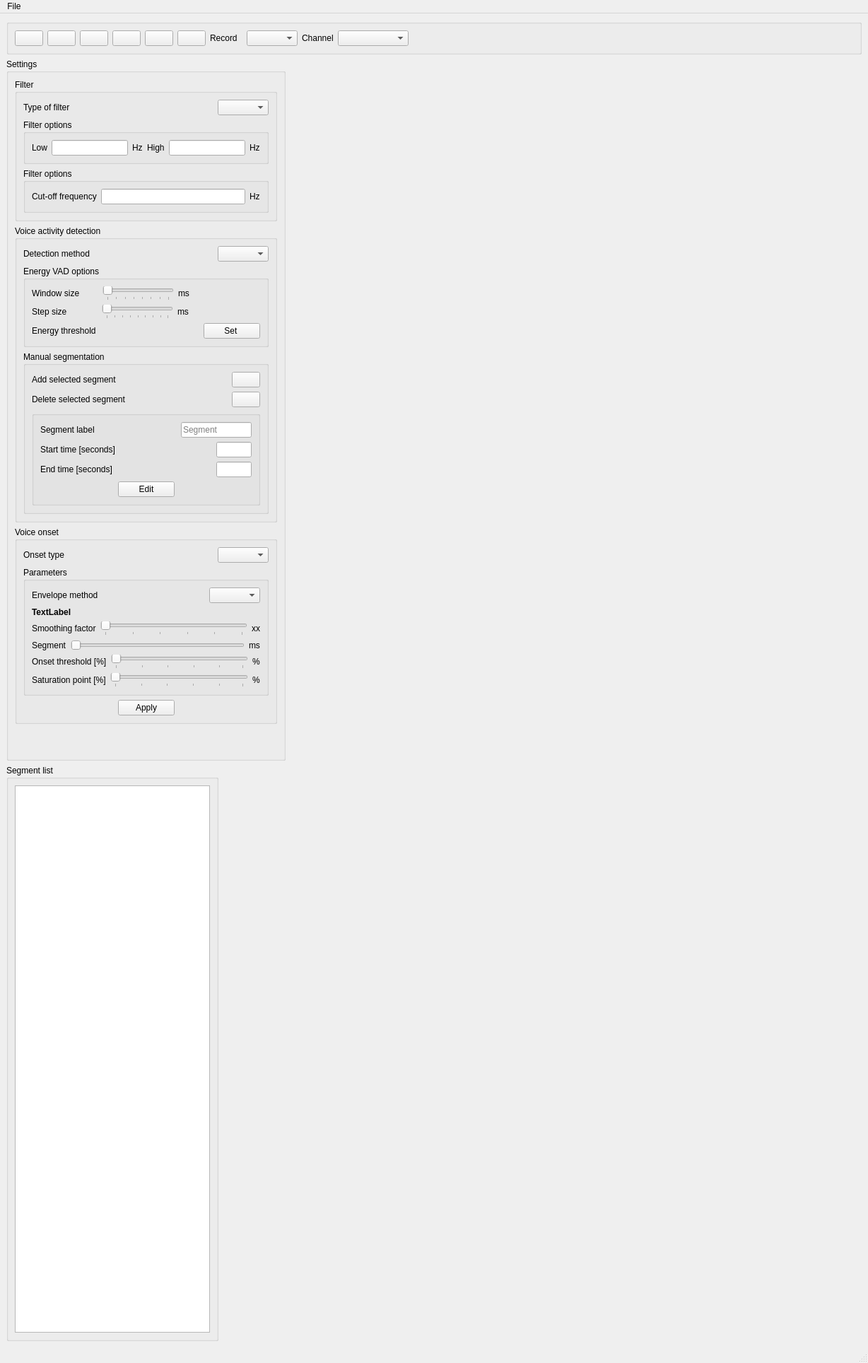
<?xml version="1.0" encoding="UTF-8"?>
<ui version="4.0">
 <class>SegmentationWindow</class>
 <widget class="QMainWindow" name="SegmentationWindow">
  <property name="geometry">
   <rect>
    <x>0</x>
    <y>0</y>
    <width>1228</width>
    <height>1928</height>
   </rect>
  </property>
  <property name="windowTitle">
   <string>VOAT- Segmentation</string>
  </property>
  <widget class="QWidget" name="centralwidget">
   <layout class="QGridLayout" name="gridLayout">
    <item row="0" column="0" colspan="2">
     <widget class="QGroupBox" name="groupBox_4">
      <property name="enabled">
       <bool>true</bool>
      </property>
      <property name="sizePolicy">
       <sizepolicy hsizetype="Expanding" vsizetype="Preferred">
        <horstretch>0</horstretch>
        <verstretch>0</verstretch>
       </sizepolicy>
      </property>
      <property name="maximumSize">
       <size>
        <width>16777215</width>
        <height>16777215</height>
       </size>
      </property>
      <property name="title">
       <string/>
      </property>
      <layout class="QHBoxLayout" name="horizontalLayout_27">
       <item>
        <layout class="QHBoxLayout" name="horizontalLayout_2">
         <item>
          <widget class="QPushButton" name="btnSaveResults">
           <property name="toolTip">
            <string>Save results</string>
           </property>
           <property name="text">
            <string/>
           </property>
           <property name="icon">
            <iconset>
             <normaloff>resources/save_icon.png</normaloff>resources/save_icon.png</iconset>
           </property>
           <property name="iconSize">
            <size>
             <width>24</width>
             <height>24</height>
            </size>
           </property>
          </widget>
         </item>
         <item>
          <widget class="QPushButton" name="btnCutSeg">
           <property name="text">
            <string/>
           </property>
           <property name="icon">
            <iconset>
             <normaloff>resources/cut_icon.png</normaloff>resources/cut_icon.png</iconset>
           </property>
           <property name="iconSize">
            <size>
             <width>20</width>
             <height>20</height>
            </size>
           </property>
          </widget>
         </item>
         <item>
          <widget class="QPushButton" name="btnPlaySound">
           <property name="toolTip">
            <string>Play sound</string>
           </property>
           <property name="text">
            <string/>
           </property>
           <property name="icon">
            <iconset>
             <normaloff>resources/play_icon.png</normaloff>resources/play_icon.png</iconset>
           </property>
           <property name="iconSize">
            <size>
             <width>20</width>
             <height>20</height>
            </size>
           </property>
          </widget>
         </item>
         <item>
          <widget class="QPushButton" name="btnStopSound">
           <property name="toolTip">
            <string>Stop playing </string>
           </property>
           <property name="text">
            <string/>
           </property>
           <property name="icon">
            <iconset>
             <normaloff>resources/stop_iconpng.png</normaloff>resources/stop_iconpng.png</iconset>
           </property>
           <property name="iconSize">
            <size>
             <width>20</width>
             <height>20</height>
            </size>
           </property>
          </widget>
         </item>
         <item>
          <widget class="QPushButton" name="btnZoomInPlot">
           <property name="text">
            <string/>
           </property>
           <property name="icon">
            <iconset>
             <normaloff>resources/zoom_in.png</normaloff>resources/zoom_in.png</iconset>
           </property>
           <property name="iconSize">
            <size>
             <width>20</width>
             <height>20</height>
            </size>
           </property>
          </widget>
         </item>
         <item>
          <widget class="QPushButton" name="btnZoomOutPlot">
           <property name="text">
            <string/>
           </property>
           <property name="icon">
            <iconset>
             <normaloff>resources/zoom_out.png</normaloff>resources/zoom_out.png</iconset>
           </property>
           <property name="iconSize">
            <size>
             <width>20</width>
             <height>20</height>
            </size>
           </property>
          </widget>
         </item>
        </layout>
       </item>
       <item>
        <layout class="QHBoxLayout" name="horizontalLayout_4">
         <item>
          <widget class="QLabel" name="label">
           <property name="text">
            <string>Record  </string>
           </property>
          </widget>
         </item>
         <item>
          <widget class="QComboBox" name="dropRecords">
           <property name="sizePolicy">
            <sizepolicy hsizetype="Preferred" vsizetype="Fixed">
             <horstretch>0</horstretch>
             <verstretch>0</verstretch>
            </sizepolicy>
           </property>
          </widget>
         </item>
        </layout>
       </item>
       <item>
        <layout class="QHBoxLayout" name="horizontalLayout_26">
         <item>
          <widget class="QLabel" name="label_2">
           <property name="text">
            <string>Channel</string>
           </property>
          </widget>
         </item>
         <item>
          <widget class="QComboBox" name="dropSignals">
           <property name="sizePolicy">
            <sizepolicy hsizetype="MinimumExpanding" vsizetype="Fixed">
             <horstretch>0</horstretch>
             <verstretch>0</verstretch>
            </sizepolicy>
           </property>
           <property name="minimumSize">
            <size>
             <width>100</width>
             <height>0</height>
            </size>
           </property>
           <property name="maximumSize">
            <size>
             <width>100</width>
             <height>16777215</height>
            </size>
           </property>
          </widget>
         </item>
         <item>
          <spacer name="horizontalSpacer_17">
           <property name="orientation">
            <enum>Qt::Horizontal</enum>
           </property>
           <property name="sizeHint" stdset="0">
            <size>
             <width>40</width>
             <height>20</height>
            </size>
           </property>
          </spacer>
         </item>
        </layout>
       </item>
      </layout>
     </widget>
    </item>
    <item row="1" column="0">
     <widget class="QGroupBox" name="Settings_box">
      <property name="sizePolicy">
       <sizepolicy hsizetype="Fixed" vsizetype="Expanding">
        <horstretch>0</horstretch>
        <verstretch>0</verstretch>
       </sizepolicy>
      </property>
      <property name="maximumSize">
       <size>
        <width>400</width>
        <height>16777215</height>
       </size>
      </property>
      <property name="title">
       <string>Settings</string>
      </property>
      <layout class="QGridLayout" name="gridLayout_2">
       <item row="0" column="0">
        <widget class="QGroupBox" name="Settings_filteropt">
         <property name="sizePolicy">
          <sizepolicy hsizetype="Preferred" vsizetype="Fixed">
           <horstretch>0</horstretch>
           <verstretch>0</verstretch>
          </sizepolicy>
         </property>
         <property name="title">
          <string>Filter</string>
         </property>
         <property name="checkable">
          <bool>false</bool>
         </property>
         <layout class="QVBoxLayout" name="verticalLayout_4">
          <item>
           <layout class="QHBoxLayout" name="horizontalLayout_8">
            <item>
             <widget class="QLabel" name="label_5">
              <property name="text">
               <string>Type of filter</string>
              </property>
             </widget>
            </item>
            <item>
             <spacer name="horizontalSpacer_13">
              <property name="orientation">
               <enum>Qt::Horizontal</enum>
              </property>
              <property name="sizeHint" stdset="0">
               <size>
                <width>40</width>
                <height>20</height>
               </size>
              </property>
             </spacer>
            </item>
            <item>
             <widget class="QComboBox" name="Settings_Filter_Type"/>
            </item>
           </layout>
          </item>
          <item>
           <widget class="QGroupBox" name="Settings_Filter_Bandopt">
            <property name="title">
             <string>Filter options</string>
            </property>
            <layout class="QVBoxLayout" name="verticalLayout_5">
             <item>
              <layout class="QHBoxLayout" name="horizontalLayout_9">
               <item>
                <widget class="QLabel" name="Settings_Filter_LabelF2_2">
                 <property name="sizePolicy">
                  <sizepolicy hsizetype="Expanding" vsizetype="Preferred">
                   <horstretch>0</horstretch>
                   <verstretch>0</verstretch>
                  </sizepolicy>
                 </property>
                 <property name="text">
                  <string>Low</string>
                 </property>
                </widget>
               </item>
               <item>
                <widget class="QLineEdit" name="Settings_Filter_Freq2">
                 <property name="sizePolicy">
                  <sizepolicy hsizetype="Fixed" vsizetype="Fixed">
                   <horstretch>0</horstretch>
                   <verstretch>0</verstretch>
                  </sizepolicy>
                 </property>
                </widget>
               </item>
               <item>
                <widget class="QLabel" name="label_7">
                 <property name="text">
                  <string>Hz</string>
                 </property>
                </widget>
               </item>
               <item>
                <widget class="QLabel" name="Settings_Filter_LabelF1">
                 <property name="sizePolicy">
                  <sizepolicy hsizetype="Expanding" vsizetype="Preferred">
                   <horstretch>0</horstretch>
                   <verstretch>0</verstretch>
                  </sizepolicy>
                 </property>
                 <property name="text">
                  <string>High</string>
                 </property>
                </widget>
               </item>
               <item>
                <widget class="QLineEdit" name="Settings_Filter_Freq1">
                 <property name="sizePolicy">
                  <sizepolicy hsizetype="Fixed" vsizetype="Fixed">
                   <horstretch>0</horstretch>
                   <verstretch>0</verstretch>
                  </sizepolicy>
                 </property>
                </widget>
               </item>
               <item>
                <widget class="QLabel" name="label_8">
                 <property name="text">
                  <string>Hz</string>
                 </property>
                </widget>
               </item>
              </layout>
             </item>
            </layout>
           </widget>
          </item>
          <item>
           <widget class="QGroupBox" name="Settings_Filter_HiLoopt">
            <property name="title">
             <string>Filter options</string>
            </property>
            <layout class="QHBoxLayout" name="horizontalLayout_22">
             <item>
              <layout class="QHBoxLayout" name="horizontalLayout_19">
               <item>
                <widget class="QLabel" name="label_20">
                 <property name="text">
                  <string>Cut-off frequency</string>
                 </property>
                </widget>
               </item>
               <item>
                <widget class="QLineEdit" name="Settings_Filter_Cutoff"/>
               </item>
               <item>
                <widget class="QLabel" name="label_21">
                 <property name="text">
                  <string>Hz</string>
                 </property>
                </widget>
               </item>
              </layout>
             </item>
            </layout>
           </widget>
          </item>
         </layout>
        </widget>
       </item>
       <item row="1" column="0">
        <widget class="QGroupBox" name="Settings_VAD">
         <property name="sizePolicy">
          <sizepolicy hsizetype="Preferred" vsizetype="Fixed">
           <horstretch>0</horstretch>
           <verstretch>0</verstretch>
          </sizepolicy>
         </property>
         <property name="title">
          <string>Voice activity detection</string>
         </property>
         <property name="checkable">
          <bool>false</bool>
         </property>
         <layout class="QVBoxLayout" name="verticalLayout_10">
          <item>
           <layout class="QHBoxLayout" name="horizontalLayout_18">
            <item>
             <widget class="QLabel" name="label_15">
              <property name="text">
               <string>Detection method</string>
              </property>
             </widget>
            </item>
            <item>
             <spacer name="horizontalSpacer_15">
              <property name="orientation">
               <enum>Qt::Horizontal</enum>
              </property>
              <property name="sizeHint" stdset="0">
               <size>
                <width>40</width>
                <height>20</height>
               </size>
              </property>
             </spacer>
            </item>
            <item>
             <widget class="QComboBox" name="Settings_VAD_method"/>
            </item>
           </layout>
          </item>
          <item>
           <widget class="QGroupBox" name="Settings_VAD_EnergyOpt">
            <property name="title">
             <string>Energy VAD options</string>
            </property>
            <layout class="QVBoxLayout" name="verticalLayout_3">
             <item>
              <layout class="QHBoxLayout" name="horizontalLayout_20">
               <item>
                <widget class="QLabel" name="label_17">
                 <property name="text">
                  <string>Window size        </string>
                 </property>
                </widget>
               </item>
               <item>
                <widget class="QSlider" name="Settings_VAD_EneWinSize">
                 <property name="minimum">
                  <number>10</number>
                 </property>
                 <property name="maximum">
                  <number>80</number>
                 </property>
                 <property name="orientation">
                  <enum>Qt::Horizontal</enum>
                 </property>
                 <property name="tickPosition">
                  <enum>QSlider::TicksBelow</enum>
                 </property>
                </widget>
               </item>
               <item>
                <widget class="QLabel" name="Settings_VAD_EneWinSizeVal">
                 <property name="text">
                  <string>ms</string>
                 </property>
                </widget>
               </item>
               <item>
                <spacer name="horizontalSpacer_19">
                 <property name="orientation">
                  <enum>Qt::Horizontal</enum>
                 </property>
                 <property name="sizeHint" stdset="0">
                  <size>
                   <width>40</width>
                   <height>20</height>
                  </size>
                 </property>
                </spacer>
               </item>
              </layout>
             </item>
             <item>
              <layout class="QHBoxLayout" name="horizontalLayout_21">
               <item>
                <widget class="QLabel" name="label_18">
                 <property name="text">
                  <string>Step size             </string>
                 </property>
                </widget>
               </item>
               <item>
                <widget class="QSlider" name="Settings_VAD_EneStepSize">
                 <property name="minimum">
                  <number>1</number>
                 </property>
                 <property name="maximum">
                  <number>80</number>
                 </property>
                 <property name="orientation">
                  <enum>Qt::Horizontal</enum>
                 </property>
                 <property name="tickPosition">
                  <enum>QSlider::TicksBelow</enum>
                 </property>
                </widget>
               </item>
               <item>
                <widget class="QLabel" name="Settings_VAD_EneStepSizeVal">
                 <property name="text">
                  <string>ms</string>
                 </property>
                </widget>
               </item>
               <item>
                <spacer name="horizontalSpacer_20">
                 <property name="orientation">
                  <enum>Qt::Horizontal</enum>
                 </property>
                 <property name="sizeHint" stdset="0">
                  <size>
                   <width>40</width>
                   <height>20</height>
                  </size>
                 </property>
                </spacer>
               </item>
              </layout>
             </item>
             <item>
              <layout class="QHBoxLayout" name="horizontalLayout_12">
               <item>
                <widget class="QLabel" name="label_10">
                 <property name="text">
                  <string>Energy threshold</string>
                 </property>
                </widget>
               </item>
               <item>
                <spacer name="horizontalSpacer_10">
                 <property name="orientation">
                  <enum>Qt::Horizontal</enum>
                 </property>
                 <property name="sizeHint" stdset="0">
                  <size>
                   <width>40</width>
                   <height>20</height>
                  </size>
                 </property>
                </spacer>
               </item>
               <item>
                <widget class="QPushButton" name="btnEnergyThresh">
                 <property name="toolTip">
                  <string>Select energy threshold for VAD</string>
                 </property>
                 <property name="text">
                  <string>Set </string>
                 </property>
                 <property name="iconSize">
                  <size>
                   <width>24</width>
                   <height>24</height>
                  </size>
                 </property>
                 <property name="checkable">
                  <bool>false</bool>
                 </property>
                </widget>
               </item>
              </layout>
             </item>
            </layout>
           </widget>
          </item>
          <item>
           <widget class="QGroupBox" name="Settings_VAD_ManualOpt">
            <property name="title">
             <string>Manual segmentation</string>
            </property>
            <layout class="QVBoxLayout" name="verticalLayout_8">
             <item>
              <layout class="QHBoxLayout" name="horizontalLayout_3">
               <item>
                <widget class="QLabel" name="label_23">
                 <property name="text">
                  <string>Add selected segment</string>
                 </property>
                </widget>
               </item>
               <item>
                <spacer name="horizontalSpacer">
                 <property name="orientation">
                  <enum>Qt::Horizontal</enum>
                 </property>
                 <property name="sizeHint" stdset="0">
                  <size>
                   <width>40</width>
                   <height>20</height>
                  </size>
                 </property>
                </spacer>
               </item>
               <item>
                <widget class="QPushButton" name="btnAddSeg">
                 <property name="mouseTracking">
                  <bool>false</bool>
                 </property>
                 <property name="toolTip">
                  <string>Add new segment</string>
                 </property>
                 <property name="toolTipDuration">
                  <number>100000</number>
                 </property>
                 <property name="whatsThis">
                  <string/>
                 </property>
                 <property name="text">
                  <string/>
                 </property>
                 <property name="icon">
                  <iconset>
                   <normaloff>resources/add_icon.png</normaloff>resources/add_icon.png</iconset>
                 </property>
                 <property name="iconSize">
                  <size>
                   <width>20</width>
                   <height>20</height>
                  </size>
                 </property>
                </widget>
               </item>
              </layout>
             </item>
             <item>
              <layout class="QHBoxLayout" name="horizontalLayout_24">
               <item>
                <widget class="QLabel" name="label_24">
                 <property name="text">
                  <string>Delete selected segment</string>
                 </property>
                </widget>
               </item>
               <item>
                <spacer name="horizontalSpacer_3">
                 <property name="orientation">
                  <enum>Qt::Horizontal</enum>
                 </property>
                 <property name="sizeHint" stdset="0">
                  <size>
                   <width>40</width>
                   <height>20</height>
                  </size>
                 </property>
                </spacer>
               </item>
               <item>
                <widget class="QPushButton" name="btnDeleteSeg">
                 <property name="toolTip">
                  <string>Delete the selected segment</string>
                 </property>
                 <property name="text">
                  <string/>
                 </property>
                 <property name="icon">
                  <iconset>
                   <normaloff>resources/delete_icon.png</normaloff>resources/delete_icon.png</iconset>
                 </property>
                 <property name="iconSize">
                  <size>
                   <width>20</width>
                   <height>20</height>
                  </size>
                 </property>
                </widget>
               </item>
              </layout>
             </item>
             <item>
              <widget class="QGroupBox" name="groupTimeStamps">
               <property name="enabled">
                <bool>true</bool>
               </property>
               <property name="sizePolicy">
                <sizepolicy hsizetype="Expanding" vsizetype="Preferred">
                 <horstretch>0</horstretch>
                 <verstretch>0</verstretch>
                </sizepolicy>
               </property>
               <property name="minimumSize">
                <size>
                 <width>0</width>
                 <height>60</height>
                </size>
               </property>
               <property name="maximumSize">
                <size>
                 <width>16777215</width>
                 <height>16777215</height>
                </size>
               </property>
               <property name="title">
                <string/>
               </property>
               <property name="flat">
                <bool>false</bool>
               </property>
               <property name="checkable">
                <bool>false</bool>
               </property>
               <layout class="QVBoxLayout" name="verticalLayout_7">
                <item>
                 <layout class="QHBoxLayout" name="horizontalLayout_7">
                  <item>
                   <widget class="QLabel" name="label_16">
                    <property name="text">
                     <string>Segment label</string>
                    </property>
                   </widget>
                  </item>
                  <item>
                   <widget class="QLineEdit" name="lineEditName">
                    <property name="sizePolicy">
                     <sizepolicy hsizetype="Fixed" vsizetype="Preferred">
                      <horstretch>0</horstretch>
                      <verstretch>0</verstretch>
                     </sizepolicy>
                    </property>
                    <property name="maximumSize">
                     <size>
                      <width>100</width>
                      <height>16777215</height>
                     </size>
                    </property>
                    <property name="text">
                     <string/>
                    </property>
                    <property name="placeholderText">
                     <string>Segment</string>
                    </property>
                   </widget>
                  </item>
                 </layout>
                </item>
                <item>
                 <layout class="QHBoxLayout" name="horizontalLayout_5">
                  <item>
                   <widget class="QLabel" name="label_3">
                    <property name="sizePolicy">
                     <sizepolicy hsizetype="Fixed" vsizetype="Preferred">
                      <horstretch>0</horstretch>
                      <verstretch>0</verstretch>
                     </sizepolicy>
                    </property>
                    <property name="text">
                     <string>Start time [seconds]</string>
                    </property>
                   </widget>
                  </item>
                  <item>
                   <spacer name="horizontalSpacer_9">
                    <property name="orientation">
                     <enum>Qt::Horizontal</enum>
                    </property>
                    <property name="sizeHint" stdset="0">
                     <size>
                      <width>40</width>
                      <height>20</height>
                     </size>
                    </property>
                   </spacer>
                  </item>
                  <item>
                   <widget class="QLineEdit" name="lineStart">
                    <property name="sizePolicy">
                     <sizepolicy hsizetype="Fixed" vsizetype="Preferred">
                      <horstretch>0</horstretch>
                      <verstretch>0</verstretch>
                     </sizepolicy>
                    </property>
                    <property name="maximumSize">
                     <size>
                      <width>50</width>
                      <height>16777215</height>
                     </size>
                    </property>
                   </widget>
                  </item>
                 </layout>
                </item>
                <item>
                 <layout class="QHBoxLayout" name="horizontalLayout_6">
                  <item>
                   <widget class="QLabel" name="label_4">
                    <property name="sizePolicy">
                     <sizepolicy hsizetype="Fixed" vsizetype="Preferred">
                      <horstretch>0</horstretch>
                      <verstretch>0</verstretch>
                     </sizepolicy>
                    </property>
                    <property name="text">
                     <string>End time [seconds]  </string>
                    </property>
                   </widget>
                  </item>
                  <item>
                   <spacer name="horizontalSpacer_16">
                    <property name="orientation">
                     <enum>Qt::Horizontal</enum>
                    </property>
                    <property name="sizeHint" stdset="0">
                     <size>
                      <width>40</width>
                      <height>20</height>
                     </size>
                    </property>
                   </spacer>
                  </item>
                  <item>
                   <widget class="QLineEdit" name="lineEnd">
                    <property name="sizePolicy">
                     <sizepolicy hsizetype="Fixed" vsizetype="Preferred">
                      <horstretch>0</horstretch>
                      <verstretch>0</verstretch>
                     </sizepolicy>
                    </property>
                    <property name="maximumSize">
                     <size>
                      <width>50</width>
                      <height>16777215</height>
                     </size>
                    </property>
                   </widget>
                  </item>
                 </layout>
                </item>
                <item>
                 <layout class="QHBoxLayout" name="horizontalLayout_25">
                  <item>
                   <spacer name="horizontalSpacer_4">
                    <property name="orientation">
                     <enum>Qt::Horizontal</enum>
                    </property>
                    <property name="sizeHint" stdset="0">
                     <size>
                      <width>40</width>
                      <height>20</height>
                     </size>
                    </property>
                   </spacer>
                  </item>
                  <item>
                   <widget class="QPushButton" name="btnConfirmSeg">
                    <property name="sizePolicy">
                     <sizepolicy hsizetype="Fixed" vsizetype="Fixed">
                      <horstretch>0</horstretch>
                      <verstretch>0</verstretch>
                     </sizepolicy>
                    </property>
                    <property name="toolTip">
                     <string>Update the selected segment</string>
                    </property>
                    <property name="text">
                     <string>Edit</string>
                    </property>
                   </widget>
                  </item>
                  <item>
                   <spacer name="horizontalSpacer_2">
                    <property name="orientation">
                     <enum>Qt::Horizontal</enum>
                    </property>
                    <property name="sizeHint" stdset="0">
                     <size>
                      <width>40</width>
                      <height>20</height>
                     </size>
                    </property>
                   </spacer>
                  </item>
                 </layout>
                </item>
               </layout>
              </widget>
             </item>
            </layout>
           </widget>
          </item>
         </layout>
        </widget>
       </item>
       <item row="2" column="0">
        <widget class="QGroupBox" name="Settings_VoiceOnset">
         <property name="sizePolicy">
          <sizepolicy hsizetype="Preferred" vsizetype="Fixed">
           <horstretch>0</horstretch>
           <verstretch>0</verstretch>
          </sizepolicy>
         </property>
         <property name="title">
          <string>Voice onset</string>
         </property>
         <layout class="QVBoxLayout" name="verticalLayout_2">
          <item>
           <layout class="QHBoxLayout" name="horizontalLayout_13">
            <item>
             <widget class="QLabel" name="label_6">
              <property name="text">
               <string>Onset type</string>
              </property>
             </widget>
            </item>
            <item>
             <spacer name="horizontalSpacer_11">
              <property name="orientation">
               <enum>Qt::Horizontal</enum>
              </property>
              <property name="sizeHint" stdset="0">
               <size>
                <width>40</width>
                <height>20</height>
               </size>
              </property>
             </spacer>
            </item>
            <item>
             <widget class="QComboBox" name="Settings_VO_Method"/>
            </item>
           </layout>
          </item>
          <item>
           <widget class="QGroupBox" name="Settings_VoiceOnset_VRT">
            <property name="title">
             <string>Parameters</string>
            </property>
            <layout class="QVBoxLayout" name="verticalLayout_13">
             <item>
              <layout class="QHBoxLayout" name="horizontalLayout_14">
               <item>
                <widget class="QLabel" name="label_9">
                 <property name="text">
                  <string>Envelope method</string>
                 </property>
                </widget>
               </item>
               <item>
                <spacer name="horizontalSpacer_12">
                 <property name="orientation">
                  <enum>Qt::Horizontal</enum>
                 </property>
                 <property name="sizeHint" stdset="0">
                  <size>
                   <width>40</width>
                   <height>20</height>
                  </size>
                 </property>
                </spacer>
               </item>
               <item>
                <widget class="QComboBox" name="Settings_VO_Envelope"/>
               </item>
              </layout>
             </item>
             <item>
              <widget class="QLabel" name="label_envelopewarn">
               <property name="font">
                <font>
                 <bold>true</bold>
                </font>
               </property>
               <property name="text">
                <string>TextLabel</string>
               </property>
              </widget>
             </item>
             <item>
              <layout class="QHBoxLayout" name="horizontalLayout_30">
               <item>
                <widget class="QLabel" name="label_11">
                 <property name="text">
                  <string>Smoothing factor</string>
                 </property>
                </widget>
               </item>
               <item>
                <widget class="QSlider" name="Settings_VO_SmoothFactor">
                 <property name="minimum">
                  <number>0</number>
                 </property>
                 <property name="maximum">
                  <number>5</number>
                 </property>
                 <property name="orientation">
                  <enum>Qt::Horizontal</enum>
                 </property>
                 <property name="tickPosition">
                  <enum>QSlider::TicksBelow</enum>
                 </property>
                </widget>
               </item>
               <item>
                <widget class="QLabel" name="Settings_VO_SmoothLabel">
                 <property name="text">
                  <string>xx</string>
                 </property>
                </widget>
               </item>
              </layout>
             </item>
             <item>
              <layout class="QHBoxLayout" name="horizontalLayout_23">
               <item>
                <widget class="QLabel" name="label_22">
                 <property name="text">
                  <string>Segment</string>
                 </property>
                </widget>
               </item>
               <item>
                <widget class="QSlider" name="Settings_VO_Segment">
                 <property name="minimum">
                  <number>100</number>
                 </property>
                 <property name="maximum">
                  <number>1000</number>
                 </property>
                 <property name="singleStep">
                  <number>1</number>
                 </property>
                 <property name="pageStep">
                  <number>10</number>
                 </property>
                 <property name="orientation">
                  <enum>Qt::Horizontal</enum>
                 </property>
                 <property name="tickPosition">
                  <enum>QSlider::NoTicks</enum>
                 </property>
                 <property name="tickInterval">
                  <number>0</number>
                 </property>
                </widget>
               </item>
               <item>
                <widget class="QLabel" name="Settings_VO_SegmentLabel">
                 <property name="text">
                  <string>ms</string>
                 </property>
                </widget>
               </item>
              </layout>
             </item>
             <item>
              <layout class="QHBoxLayout" name="horizontalLayout_15">
               <item>
                <widget class="QLabel" name="label_13">
                 <property name="text">
                  <string>Onset threshold [%]</string>
                 </property>
                </widget>
               </item>
               <item>
                <widget class="QSlider" name="Settings_VO_OnsetTHR">
                 <property name="minimum">
                  <number>1</number>
                 </property>
                 <property name="maximum">
                  <number>50</number>
                 </property>
                 <property name="pageStep">
                  <number>10</number>
                 </property>
                 <property name="orientation">
                  <enum>Qt::Horizontal</enum>
                 </property>
                 <property name="tickPosition">
                  <enum>QSlider::TicksBelow</enum>
                 </property>
                 <property name="tickInterval">
                  <number>0</number>
                 </property>
                </widget>
               </item>
               <item>
                <widget class="QLabel" name="Settings_VO_OnLabel">
                 <property name="text">
                  <string>%</string>
                 </property>
                </widget>
               </item>
              </layout>
             </item>
             <item>
              <layout class="QHBoxLayout" name="horizontalLayout_16">
               <item>
                <widget class="QLabel" name="label_14">
                 <property name="text">
                  <string>Saturation point [%]</string>
                 </property>
                </widget>
               </item>
               <item>
                <widget class="QSlider" name="Settings_VO_SatTHR">
                 <property name="minimum">
                  <number>51</number>
                 </property>
                 <property name="maximum">
                  <number>100</number>
                 </property>
                 <property name="orientation">
                  <enum>Qt::Horizontal</enum>
                 </property>
                 <property name="tickPosition">
                  <enum>QSlider::TicksBelow</enum>
                 </property>
                 <property name="tickInterval">
                  <number>0</number>
                 </property>
                </widget>
               </item>
               <item>
                <widget class="QLabel" name="Settings_VO_SatLabel">
                 <property name="text">
                  <string>%</string>
                 </property>
                </widget>
               </item>
              </layout>
             </item>
            </layout>
           </widget>
          </item>
          <item>
           <layout class="QHBoxLayout" name="horizontalLayout_17">
            <item>
             <spacer name="horizontalSpacer_6">
              <property name="orientation">
               <enum>Qt::Horizontal</enum>
              </property>
              <property name="sizeHint" stdset="0">
               <size>
                <width>40</width>
                <height>20</height>
               </size>
              </property>
             </spacer>
            </item>
            <item>
             <widget class="QPushButton" name="Settings_btnApply">
              <property name="text">
               <string>Apply</string>
              </property>
             </widget>
            </item>
            <item>
             <spacer name="horizontalSpacer_7">
              <property name="orientation">
               <enum>Qt::Horizontal</enum>
              </property>
              <property name="sizeHint" stdset="0">
               <size>
                <width>40</width>
                <height>20</height>
               </size>
              </property>
             </spacer>
            </item>
           </layout>
          </item>
         </layout>
        </widget>
       </item>
       <item row="3" column="0">
        <spacer name="verticalSpacer">
         <property name="orientation">
          <enum>Qt::Vertical</enum>
         </property>
         <property name="sizeHint" stdset="0">
          <size>
           <width>20</width>
           <height>40</height>
          </size>
         </property>
        </spacer>
       </item>
      </layout>
     </widget>
    </item>
    <item row="1" column="1" rowspan="2">
     <layout class="QVBoxLayout" name="verticalLayout_6">
      <item>
       <widget class="QWidget" name="pltSignal" native="true">
        <property name="sizePolicy">
         <sizepolicy hsizetype="Expanding" vsizetype="Expanding">
          <horstretch>0</horstretch>
          <verstretch>0</verstretch>
         </sizepolicy>
        </property>
        <property name="minimumSize">
         <size>
          <width>0</width>
          <height>500</height>
         </size>
        </property>
       </widget>
      </item>
      <item>
       <widget class="QWidget" name="pltSignal_ZoomIn" native="true">
        <property name="sizePolicy">
         <sizepolicy hsizetype="Expanding" vsizetype="Expanding">
          <horstretch>0</horstretch>
          <verstretch>0</verstretch>
         </sizepolicy>
        </property>
        <property name="minimumSize">
         <size>
          <width>0</width>
          <height>0</height>
         </size>
        </property>
       </widget>
      </item>
     </layout>
    </item>
    <item row="2" column="0">
     <widget class="QGroupBox" name="grpListSegments">
      <property name="sizePolicy">
       <sizepolicy hsizetype="Fixed" vsizetype="Expanding">
        <horstretch>0</horstretch>
        <verstretch>0</verstretch>
       </sizepolicy>
      </property>
      <property name="maximumSize">
       <size>
        <width>300</width>
        <height>16777215</height>
       </size>
      </property>
      <property name="title">
       <string>Segment list</string>
      </property>
      <layout class="QGridLayout" name="gridLayout_6">
       <item row="4" column="1">
        <widget class="QListWidget" name="listViewSegments">
         <property name="sizePolicy">
          <sizepolicy hsizetype="Preferred" vsizetype="Expanding">
           <horstretch>0</horstretch>
           <verstretch>0</verstretch>
          </sizepolicy>
         </property>
         <property name="maximumSize">
          <size>
           <width>16777215</width>
           <height>16777215</height>
          </size>
         </property>
        </widget>
       </item>
      </layout>
     </widget>
    </item>
   </layout>
  </widget>
  <widget class="QMenuBar" name="menubar">
   <property name="geometry">
    <rect>
     <x>0</x>
     <y>0</y>
     <width>1228</width>
     <height>21</height>
    </rect>
   </property>
   <widget class="QMenu" name="menuLoad">
    <property name="title">
     <string>File</string>
    </property>
    <widget class="QMenu" name="menuLoad_GAT_file">
     <property name="title">
      <string>Load GAT file</string>
     </property>
     <addaction name="actionGlottal_Area_Waveform"/>
     <addaction name="actionTrajectory"/>
    </widget>
    <addaction name="actionLoad_original_file"/>
    <addaction name="menuLoad_GAT_file"/>
    <addaction name="actionSave_segmentation_file"/>
    <addaction name="actionSave_segmented_files"/>
    <addaction name="separator"/>
   </widget>
   <addaction name="menuLoad"/>
  </widget>
  <widget class="QStatusBar" name="statusbar">
   <property name="sizeGripEnabled">
    <bool>true</bool>
   </property>
  </widget>
  <action name="actionLoad_original_file">
   <property name="text">
    <string>Load signal</string>
   </property>
  </action>
  <action name="actionLoad_wav">
   <property name="text">
    <string>Load .wav</string>
   </property>
  </action>
  <action name="actionSave_segmentation_file">
   <property name="text">
    <string>Save segmentation file</string>
   </property>
  </action>
  <action name="actionSave_segmented_files">
   <property name="text">
    <string>Save segmented files</string>
   </property>
  </action>
  <action name="actionSave_recording">
   <property name="text">
    <string>Save recording</string>
   </property>
  </action>
  <action name="actionAdd_new_segment">
   <property name="text">
    <string>Add new segment</string>
   </property>
  </action>
  <action name="actionDelete_selected_segment">
   <property name="text">
    <string>Delete selected segment</string>
   </property>
  </action>
  <action name="actionAutomatic_segmentation">
   <property name="text">
    <string>Automatic segmentation</string>
   </property>
  </action>
  <action name="actionClose_file">
   <property name="text">
    <string>Close file</string>
   </property>
  </action>
  <action name="actionVoice_Activity_Detection">
   <property name="text">
    <string>Voice activity detection</string>
   </property>
  </action>
  <action name="actionAdd_New_Segment">
   <property name="text">
    <string>Add voice segment</string>
   </property>
  </action>
  <action name="actionDelete_selected_segment_2">
   <property name="text">
    <string>Delete selected segment</string>
   </property>
  </action>
  <action name="actionVocal_Attack_Time_VAT">
   <property name="text">
    <string>Vocal Attack Time (VAT)</string>
   </property>
   <property name="toolTip">
    <string>Requires both Acoustic and EGG signals for computation</string>
   </property>
   <property name="whatsThis">
    <string extracomment="Requires both Acoustic and EGG signals for computation"/>
   </property>
  </action>
  <action name="actionVocal_Rise_Time_VRT">
   <property name="text">
    <string>Vocal Rise Time (VRT)</string>
   </property>
  </action>
  <action name="actionVoice_Onset_Coordination_VOC">
   <property name="text">
    <string>Voice Onset Coordination (VOC)</string>
   </property>
  </action>
  <action name="actionVowel_Onset_Time_VoWT">
   <property name="text">
    <string>Vowel Onset Time (VoWT)</string>
   </property>
  </action>
  <action name="actionCompute_all">
   <property name="text">
    <string>Compute all</string>
   </property>
  </action>
  <action name="actionVoice_onsets">
   <property name="text">
    <string>Voice onsets</string>
   </property>
  </action>
  <action name="actionPhoneme_detection">
   <property name="text">
    <string>Phoneme detection</string>
   </property>
  </action>
  <action name="actionGlottal_Area_Waveform">
   <property name="text">
    <string>Glottal Area Waveform</string>
   </property>
  </action>
  <action name="actionTrajectory">
   <property name="text">
    <string>Trajectory</string>
   </property>
  </action>
 </widget>
 <resources/>
 <connections/>
</ui>
